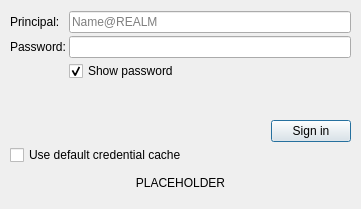
<?xml version="1.0" encoding="UTF-8"?>
<ui version="4.0">
 <class>KrbAuthDialog</class>
 <widget class="QDialog" name="KrbAuthDialog">
  <property name="geometry">
   <rect>
    <x>0</x>
    <y>0</y>
    <width>361</width>
    <height>209</height>
   </rect>
  </property>
  <property name="windowTitle">
   <string>Kerberos authentication</string>
  </property>
  <property name="sizeGripEnabled">
   <bool>false</bool>
  </property>
  <property name="modal">
   <bool>true</bool>
  </property>
  <layout class="QVBoxLayout" name="verticalLayout">
   <property name="spacing">
    <number>3</number>
   </property>
   <property name="leftMargin">
    <number>10</number>
   </property>
   <property name="rightMargin">
    <number>10</number>
   </property>
   <item>
    <layout class="QFormLayout" name="formLayout">
     <property name="leftMargin">
      <number>0</number>
     </property>
     <property name="rightMargin">
      <number>0</number>
     </property>
     <item row="0" column="0">
      <widget class="QLabel" name="principal_label">
       <property name="text">
        <string>Principal:</string>
       </property>
      </widget>
     </item>
     <item row="0" column="1">
      <widget class="QLineEdit" name="principal_edit">
       <property name="minimumSize">
        <size>
         <width>230</width>
         <height>0</height>
        </size>
       </property>
       <property name="frame">
        <bool>true</bool>
       </property>
       <property name="placeholderText">
        <string>Name@REALM</string>
       </property>
      </widget>
     </item>
     <item row="1" column="0">
      <widget class="QLabel" name="passwd_label">
       <property name="text">
        <string>Password:</string>
       </property>
      </widget>
     </item>
     <item row="1" column="1">
      <widget class="QLineEdit" name="password_edit">
       <property name="inputMask">
        <string/>
       </property>
      </widget>
     </item>
     <item row="2" column="1">
      <widget class="QCheckBox" name="show_passwd_checkbox">
       <property name="text">
        <string>Show password</string>
       </property>
       <property name="checked">
        <bool>true</bool>
       </property>
      </widget>
     </item>
    </layout>
   </item>
   <item>
    <layout class="QHBoxLayout" name="horizontalLayout">
     <property name="bottomMargin">
      <number>0</number>
     </property>
     <item>
      <spacer name="horizontalSpacer">
       <property name="orientation">
        <enum>Qt::Horizontal</enum>
       </property>
       <property name="sizeHint" stdset="0">
        <size>
         <width>40</width>
         <height>20</height>
        </size>
       </property>
      </spacer>
     </item>
     <item>
      <widget class="QPushButton" name="sign_in_button">
       <property name="maximumSize">
        <size>
         <width>100</width>
         <height>16777215</height>
        </size>
       </property>
       <property name="layoutDirection">
        <enum>Qt::LeftToRight</enum>
       </property>
       <property name="text">
        <string>Sign in</string>
       </property>
      </widget>
     </item>
    </layout>
   </item>
   <item>
    <widget class="QCheckBox" name="use_def_cc_checkbox">
     <property name="text">
      <string>Use default credential cache</string>
     </property>
    </widget>
   </item>
   <item>
    <widget class="QLabel" name="error_label">
     <property name="maximumSize">
      <size>
       <width>16777215</width>
       <height>30</height>
      </size>
     </property>
     <property name="text">
      <string>PLACEHOLDER</string>
     </property>
     <property name="alignment">
      <set>Qt::AlignCenter</set>
     </property>
    </widget>
   </item>
  </layout>
 </widget>
 <resources/>
 <connections/>
</ui>
